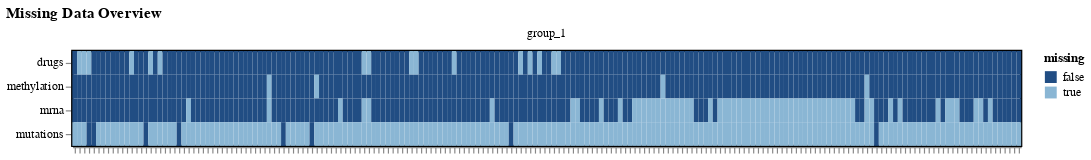

Notebook cell for this chart:
### Code cell
model = CORE(device="cuda")
model.fit(
    data=mdata,                # Our training data
    n_factors=20,              # number of factors              
    likelihoods="Normal",      # Likelihood for all views
    factor_prior="Normal",
    weight_prior="Horseshoe",  # Sparsity prior for the weights
    lr=0.005,
    early_stopper_patience=500,
)

### Figure 1 — Vega specification as saved in the notebook (floating-point values rounded to 4 significant figures; data arrays with more than 128 entries replaced by an {"elided": "..."} marker saying what was removed)
{"$schema": "https://vega.github.io/schema/vega/v5.json", "data": [{"name": "source_0", "values": {"elided": "800 records"}}, {"name": "facet_domain", "values": [{"group": "group_1", "count": 800}]}, {"name": "facet_domain_row", "values": [{"data": 0.0}]}, {"name": "facet_domain_column", "transform": [{"type": "sequence", "start": 0.0, "stop": {"signal": "min(length(data(\"facet_domain\")), 3)"}}]}, {"name": "source_0_x_domain_obs_name", "values": {"elided": "200 records"}}, {"name": "source_0_y_domain_view", "values": [{"view": "drugs"}, {"view": "methylation"}, {"view": "mrna"}, {"view": "mutations"}]}, {"name": "source_0_color_domain_missing", "values": [{"missing": false}, {"missing": true}]}], "signals": [{"name": "child_width", "value": 800}, {"name": "y_step", "value": 20}, {"name": "child_height", "update": "bandspace(domain('y').length, 0, 0) * y_step"}], "marks": [{"type": "group", "name": "row_header", "from": {"data": "facet_domain_row"}, "encode": {"update": {"height": {"signal": "child_height"}}}, "axes": [{"scale": "y", "orient": "left", "zindex": 1, "grid": false}], "role": "row-header"}, {"type": "group", "name": "column_footer", "from": {"data": "facet_domain_column"}, "encode": {"update": {"width": {"signal": "child_width"}}}, "axes": [{"scale": "x", "labels": false, "labelAngle": 270, "labelBaseline": "middle", "orient": "bottom", "zindex": 1, "labelAlign": "right", "grid": false}], "role": "column-footer"}, {"type": "group", "name": "cell", "from": {"facet": {"data": "source_0", "name": "facet", "groupby": ["group"]}}, "sort": {"field": ["datum[\"group\"]"], "order": ["ascending"]}, "encode": {"update": {"height": {"signal": "child_height"}, "width": {"signal": "child_width"}}}, "marks": [{"type": "rect", "name": "child_marks", "from": {"data": "facet"}, "encode": {"update": {"x": {"field": "obs_name", "scale": "x"}, "fill": {"field": "missing", "scale": "color"}, "width": {"signal": "max(0.25, bandwidth('x'))"}, "y": {"field": "view", "scale": "y"}, "height": {"signal": "max(0.25, bandwidth('y'))"}}}, "style": ["rect"]}], "title": {"text": {"signal": "isValid(parent[\"group\"]) ? parent[\"group\"] : \"\"+parent[\"group\"]"}, "offset": 10, "style": "guide-label", "frame": "group"}, "style": "cell"}], "scales": [{"name": "x", "type": "band", "domain": {"data": "source_0_x_domain_obs_name", "field": "obs_name", "sort": true}, "range": [0, {"signal": "child_width"}], "paddingOuter": 0, "paddingInner": 0}, {"name": "y", "type": "band", "domain": {"data": "source_0_y_domain_view", "field": "view", "sort": true}, "range": {"step": {"signal": "y_step"}}, "paddingOuter": 0, "paddingInner": 0}, {"name": "color", "type": "ordinal", "domain": {"data": "source_0_color_domain_missing", "field": "missing", "sort": true}, "range": ["#214D83", "#8AB6D4"]}], "title": {"text": "Missing Data Overview", "anchor": "start"}, "layout": {"padding": 20, "bounds": "full", "align": "all", "columns": 3}, "padding": 5, "legends": [{"fill": "color", "symbolType": "square", "title": "missing"}], "config": {"style": {"cell": {"stroke": "black", "strokeOpacity": 1, "strokeWidth": 2}}}, "background": "white"}
